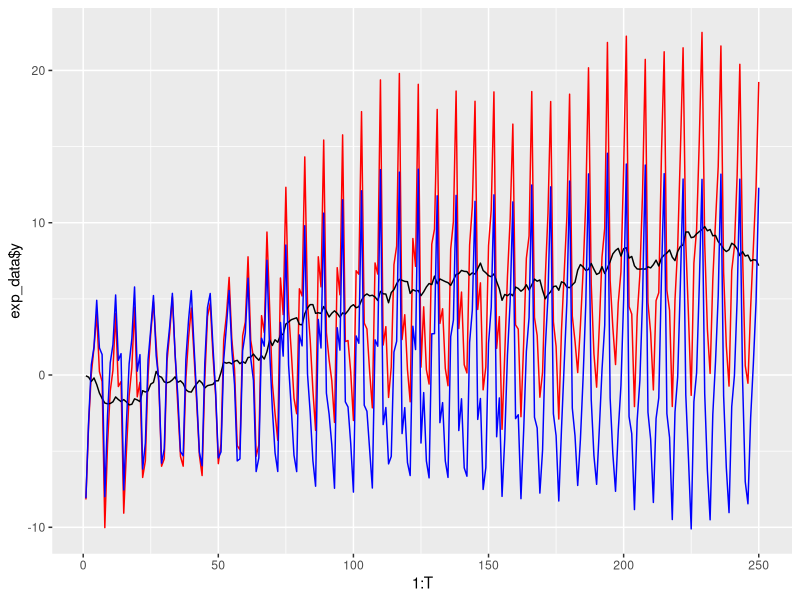

The R source for this figure: (Note: this script raises an error after producing the figure.)
library(ggplot2)
sim_exp_smoothing = function(params, lags, initial, T, sigmasq){
  m = length(params)
  dim = sum(lags) - m + 1
  if(length(lags) != m){
    stop("Parameter and lag vectors must be the same length")
  }
  if(length(initial) != dim){
    stop("Length of initial state vector must equal sum of lag vector minus number of latent states plus one")
  }
  if(any(params >= 1 | params <= 0)){
    stop("All parameters must be between zero and one")
  }
  states = matrix(0, ncol = T+1, nrow = dim)
  states[,1] = initial
  y = vector(length = T+1)
  newstates = c(1, 1+cumsum(lags))[-(m+1)]
  for(t in 2:(T+1)){
    y[t] = rnorm(1, 0, sqrt(sigmasq)) + states[1, t-1] - sum(states[(1:sum(lags))[-cumsum(lags)],t-1])
    states[1, t] = (1-params[1])*states[1, t-1] + params[1]*(y[t] + sum(states[(1:sum(lags))[-cumsum(lags)],t-1])) 
    
    
    for(j in 2:m){
      states[newstates[j], t] = -sum(states[(cumsum(lags)[j-1]+1):(cumsum(lags)[j]-1),t-1]) +
                                       params[j]*(y[t] - states[1, t-1] + sum(states[(1:sum(lags))[-cumsum(lags)], t-1]))
    }
    for(j in (1:(sum(lags)-m+1))[-newstates]){
      states[j, t] = states[j-1, t-1]
    }
  }
  out = list(y = y[2:(T+1)], states = states[newstates,2:(T+1)])
  return(out)
}

alpha = c(0.3, 0.5)
lags = c(1, 7)
initial = c(0, 1, 2, 6, 1, 1, -3)
T = 250
sigmasq = 1
exp_data = sim_exp_smoothing(alpha, lags, initial, T, sigmasq)
ggplot() + geom_line(aes(1:T, exp_data$y), colour = "red") + 
  geom_line(aes(1:T, exp_data$states[1,]), colour = "black") + geom_line(aes(1:T, exp_data$states[2, ]), colour = "blue")

##MCMC Setup
m = length(lags)
dim = sum(lags) - m +1
y = exp_data$y
x = c(1, rep(-1, dim-1))
Trans = matrix(0, dim, dim)
Trans[1,1] = 1
newstates = c(1, 2+cumsum(lags-1)[-m])
for(i in 2:m){
  if(i < m){
    Trans[newstates[i], newstates[i]:(newstates[i+1]-1)] = -1
  } else {
    Trans[newstates[m], newstates[m]:dim] = -1
  }
}
for(i in (1:dim)[-newstates]){
  Trans[i, i-1] = 1
}


rep = 5000
test = MCMC_exp_smoothing(y, rep, x, Trans, lags, 0.05)


biunif = function(x) {x[1]*x[2]}

resolution = 11
support = seq(0, 1, length.out = resolution)
grid = expand.grid(support, support)
grid$dens = apply(grid, 1, cond_density_only, y = y, Trans = Trans, x = x, lags = lags, sigmasq = sigmasq, initial = initial)
grid$dens = grid$dens / sum(grid$dens)
grid$expdens = exp(grid$dens)

ggplot(grid) + geom_tile(aes(Var1, Var2, fill = expdens))
grid[which.max(grid$dens),]

densitymatrix = matrix(grid$dens, resolution)
marginalx = colSums(densitymatrix)
XCDF = cumsum(marginalx)


draws = replicate(10000, drawing())
draws = t(draws)

rownames(densitymatrix) = support
colnames(densitymatrix) = support




x_tilde = matrix(0, T, dim)
y_tilde = rep(0, T)
b_bar = matrix(0, dim, T)
alpha_full = rep(0, dim)
csum_lags = c(1, 2)
alpha_full[csum_lags] = alpha
D = Trans - alpha_full %*% t(x)
x_tilde[1,] = t(x)
b_bar[,1] = alpha_full * y[1]
y_tilde[1] = y[1]
for(t in 2:T){
  b_bar[,t] = D %*% b_bar[,t-1] + alpha_full * y[t]
  x_tilde[t,] = x_tilde[t-1,] %*% D 
  y_tilde[t] = y[t] - t(x) %*% b_bar[,t-1] 
}
xtxinv = solve(t(x_tilde) %*% x_tilde)
beta0hat = xtxinv %*% t(x_tilde) %*% y
ssquared = (t(y_tilde - x_tilde %*% beta0hat) %*% (y_tilde - x_tilde %*% beta0hat)) / (T - size)
log(sqrt(det(xtxinv)))   -(T - size)/2 * log(ssquared)





#Progress:
#Fix problem in eigenvalue of D matrix (coding error)
#Write simulation and MCMC code (in progress - alpha draws)
#Discover problem with XTX being singular
#Reparameterise seasonal effects to have equivalent to XTX that is not singluar
#Fix old code to work with new parameterisation
#Wrote inverse CDF sampler for two and three dimensional alpha

#To do:
#Handle extremely small densities - via conditional and MH is not working - gets stuck very easily
#Run and see what happens
#Hope to fit marginals to easy to use densities
#Figure out copula structure and fit
#Write Variational Bayes algorithm (and hope distribution allows reparameterisation)
